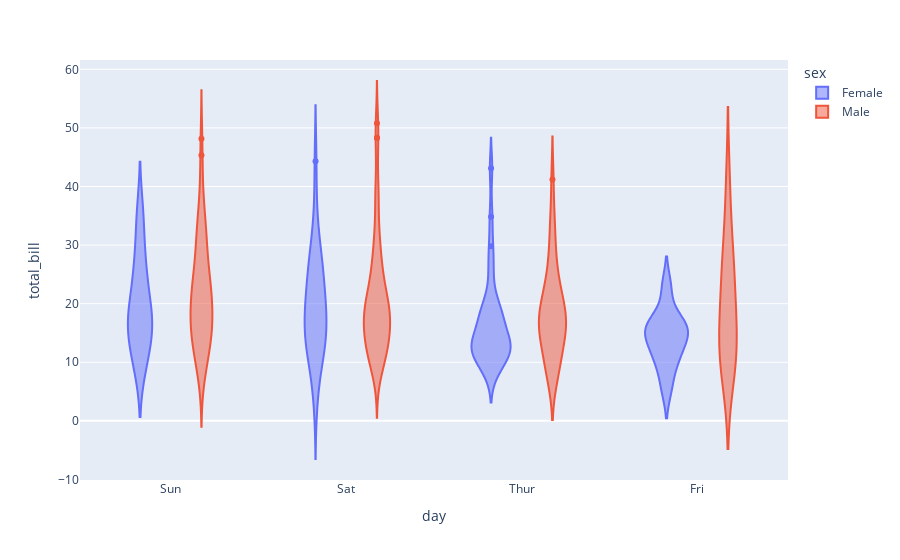

Write notebook code for a chart like this one.
### Code cell
tips_sex = px.violin(tips, x="day", y="total_bill", color="sex")
tips_sex.show()
tips_sex.write_image("tips_sex_plot.png")

### Figure 1 — Plotly figure (JSON) as saved in the notebook; plotly's stock layout.template omitted (floating-point values rounded to 4 significant figures; data arrays with more than 128 entries replaced by an {"elided": "..."} marker saying what was removed)
{"data": [{"alignmentgroup": "True", "box": {"visible": false}, "hovertemplate": "sex=Female<br>day=%{x}<br>total_bill=%{y}<extra></extra>", "legendgroup": "Female", "marker": {"color": "#636efa"}, "name": "Female", "offsetgroup": "Female", "orientation": "v", "scalegroup": "True", "showlegend": true, "type": "violin", "x": ["Sun", "Sun", "Sun", "Sun", "Sun", "Sun", "Sat", "Sat", "Sat", "Sat", "Sat", "Sat", "Sun", "Sun", "Sat", "Sat", "Sat", "Sat", "Sat", "Sat", "Sat", "Thur", "Thur", "Fri", "Fri", "Fri", "Fri", "Fri", "Sat", "Sat", "Sat", "Sat", "Sat", "Sun", "Sun", "Thur", "Thur", "Thur", "Thur", "Thur", "Thur", "Thur", "Thur", "Thur", "Thur", "Thur", "Thur", "Thur", "Thur", "Thur", "Thur", "Thur", "Thur", "Thur", "Thur", "Thur", "Thur", "Sun", "Sun", "Sun", "Sun", "Sun", "Sat", "Sat", "Sun", "Sun", "Sun", "Thur", "Thur", "Thur", "Thur", "Thur", "Thur", "Thur", "Sat", "Sat", "Sat", "Sat", "Sat", "Fri", "Fri", "Fri", "Fri", "Sat", "Sat", "Sat", "Thur"], "x0": " ", "xaxis": "x", "y": [16.99, 24.59, 35.26, 14.83, 10.33, 16.97, 20.29, 15.77, 19.65, 15.06, 20.69, 16.93, 10.29, 34.81, 26.41, 16.45, 3.07, 17.07, 26.86, 25.28, 14.73, 10.07, 34.83, 5.75, 16.32, 22.75, 11.35, 15.38, 44.3, 22.42, 20.92, 14.31, 7.25, 25.71, 17.31, 10.65, 12.43, 24.08, 13.42, 12.48, 29.8, 14.52, 11.38, 20.27, 11.17, 12.26, 18.26, 8.51, 10.33, 14.15, 13.16, 17.47, 27.05, 16.43, 8.35, 18.64, 11.87, 29.85, 25.0, 13.39, 16.21, 17.51, 10.59, 10.63, 9.6, 20.9, 18.15, 19.81, 43.11, 13.0, 12.74, 13.0, 16.4, 16.47, 12.76, 13.27, 28.17, 12.9, 30.14, 13.42, 15.98, 16.27, 10.09, 22.12, 35.83, 27.18, 18.78], "y0": " ", "yaxis": "y"}, {"alignmentgroup": "True", "box": {"visible": false}, "hovertemplate": "sex=Male<br>day=%{x}<br>total_bill=%{y}<extra></extra>", "legendgroup": "Male", "marker": {"color": "#EF553B"}, "name": "Male", "offsetgroup": "Male", "orientation": "v", "scalegroup": "True", "showlegend": true, "type": "violin", "x": {"elided": "157 str values"}, "x0": " ", "xaxis": "x", "y": {"elided": "157 float values"}, "y0": " ", "yaxis": "y"}], "layout": {"legend": {"title": {"text": "sex"}, "tracegroupgap": 0}, "margin": {"t": 60}, "violinmode": "group", "xaxis": {"anchor": "y", "domain": [0, 1], "title": {"text": "day"}}, "yaxis": {"anchor": "x", "domain": [0, 1], "title": {"text": "total_bill"}}}}
